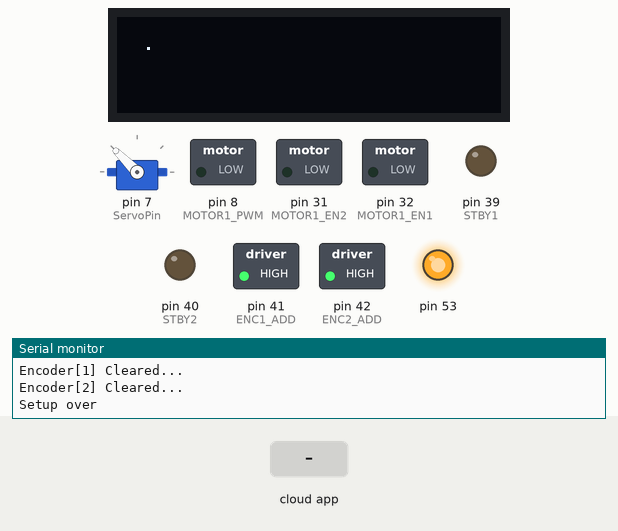
Bench run of a sketch on a simulated Arduino Mega 2560, built with avr-gcc and run on an emulated ATmega2560. Shown: 128×32 one-colour display, servo, switched loads named in the sketch (green lamp = pin HIGH), output pins drawn as LEDs (lit = HIGH), the last lines printed to the serial monitor. The inputs (shaded band) are chosen by the test bench. The ROS host is connected and sends only what is stated.

Above: at 3.4 s.
3.5 s: the phone or cloud app sets pub_dc to 0
At 4.1 s:
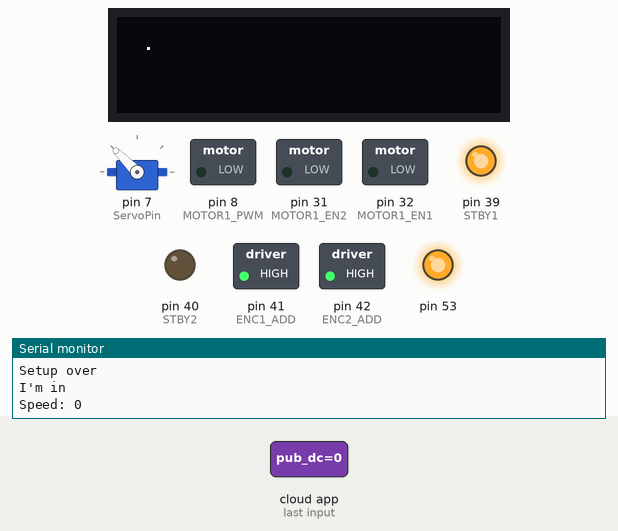
5.0 s: the phone or cloud app sets pub_servo to 0
At 6.2 s:
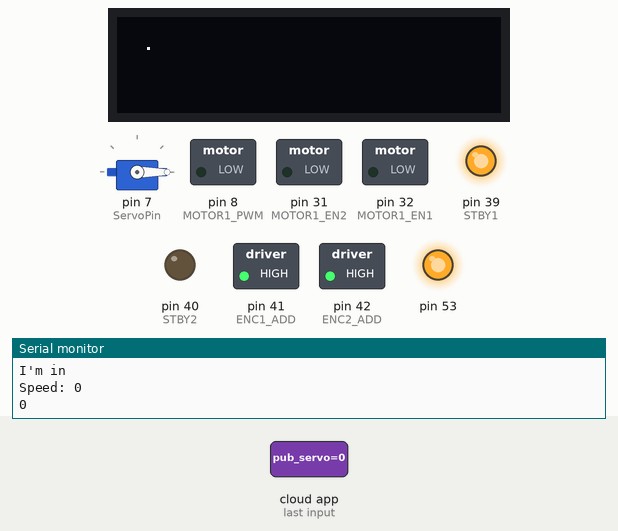
6.5 s: the phone or cloud app sets pub_dc to 45
At 7.5 s:
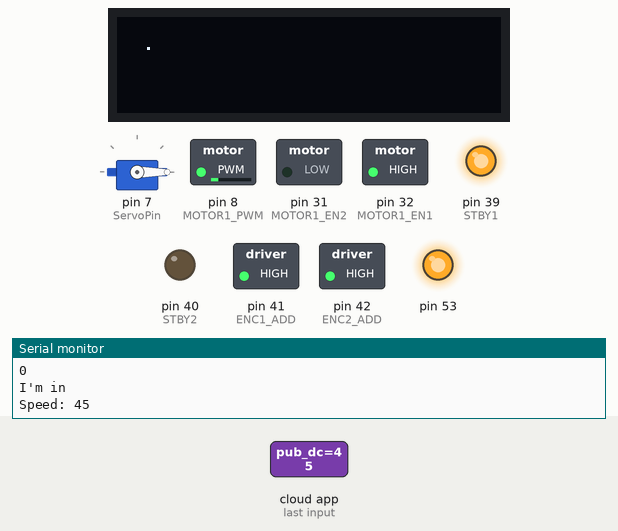
8.0 s: the phone or cloud app sets pub_servo to 45
At 8.7 s:
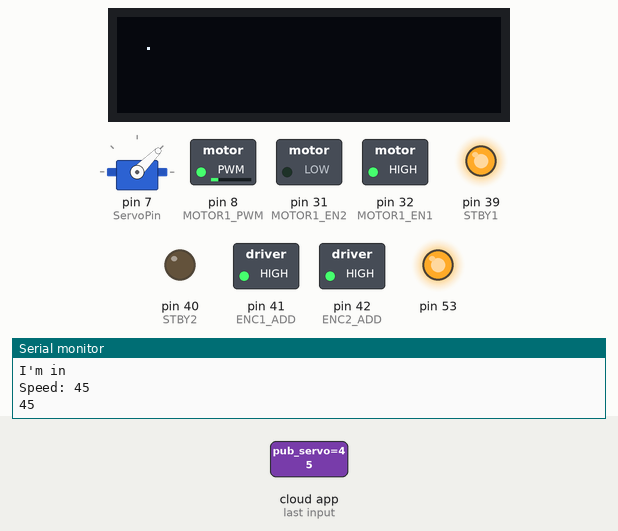
9.5 s: the phone or cloud app sets pub_dc to 90
At 9.8 s:
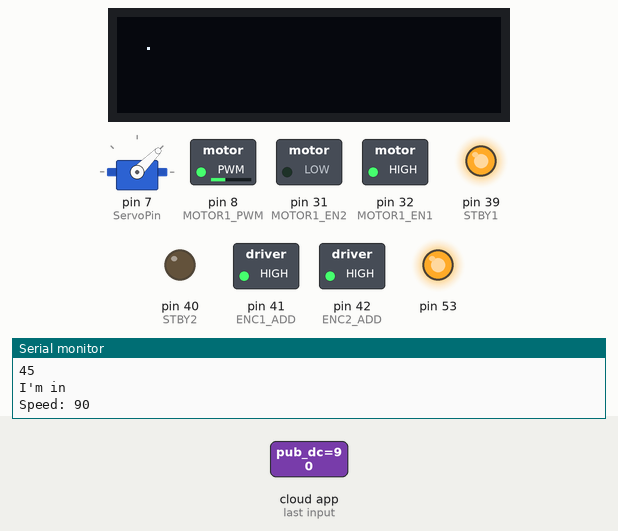
11.0 s: the phone or cloud app sets pub_servo to 90
At 12.1 s:
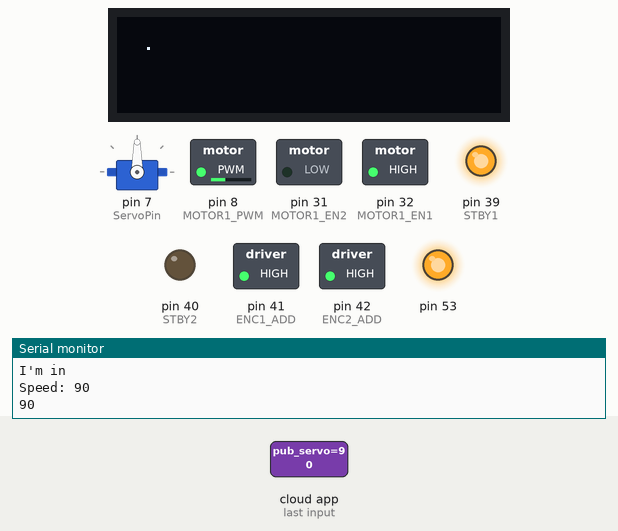
Timing chart, 0 to 13.5 s (numbered marks = the images above; inputs shaded):
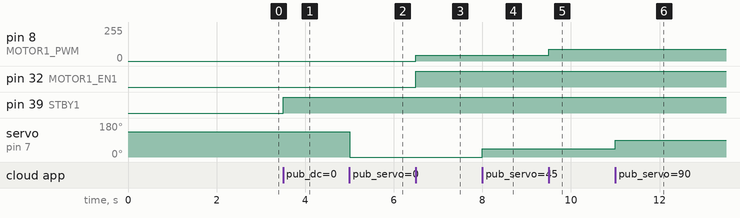

The sketch:

motor_control_2ch.ino
```cpp
#include <ros.h>
#include <SPI.h>
#include <Wire.h>
#include <Servo.h>
#include <Adafruit_GFX.h>
#include <Adafruit_SSD1306.h>
#include <std_msgs/UInt16.h>
#include <std_msgs/Int16.h>
ros::NodeHandle nh;

////////////////// Mini OLED Driver ////////////////////////
#define SCREEN_WIDTH 128 // OLED display width, in pixels
#define SCREEN_HEIGHT 32 // OLED display height, in pixels
// Declaration for an SSD1306 display connected to I2C (SDA, SCL pins)
// The pins for I2C are defined by the Wire-library.
// On an arduino UNO:       A4(SDA), A5(SCL)
// On an arduino MEGA 2560: 20(SDA), 21(SCL)
// On an arduino LEONARDO:   2(SDA),  3(SCL), ...
#define OLED_RESET     4 // Reset pin # (or -1 if sharing Arduino reset pin)
#define SCREEN_ADDRESS 0x3C ///< See datasheet for Address; 0x3D for 128x64, 0x3C for 128x32
Adafruit_SSD1306 display(SCREEN_WIDTH, SCREEN_HEIGHT, &Wire, OLED_RESET);
#define NUMFLAKES     10 // Number of snowflakes in the animation example
#define LOGO_HEIGHT   16
#define LOGO_WIDTH    16

/////////////////// Encoder Driver ////////////////////////
#define ENC1_ADD 41
#define ENC2_ADD 42
signed long encoder1count = 0;
signed long encoder2count = 0;

void initEncoders() {
  // Set slave selects as outputs
  pinMode(ENC1_ADD, OUTPUT);
  pinMode(ENC2_ADD, OUTPUT);

  // Raise select pins
  // Communication begins when you drop the individual select signsl
  digitalWrite(ENC1_ADD,HIGH);
  digitalWrite(ENC2_ADD,HIGH);

  SPI.begin();

  // Initialize encoder 1
  //    Clock division factor: 0
  //    Negative index input
  //    free-running count mode
  //    x4 quatrature count mode (four counts per quadrature cycle)
  // NOTE: For more information on commands, see datasheet
  digitalWrite(ENC1_ADD,LOW);        // Begin SPI conversation
  SPI.transfer(0x88);                       // Write to MDR0
  SPI.transfer(0x03);                       // Configure to 4 byte mode
  digitalWrite(ENC1_ADD,HIGH);       // Terminate SPI conversation
}

long readEncoder(int encoder_no){
  // Initialize temporary variables for SPI read
  unsigned int count_1, count_2, count_3, count_4;
  long count_value;

    digitalWrite(ENC1_ADD + encoder_no-1,LOW);      // Begin SPI conversation
   // digitalWrite(ENC4_ADD,LOW);      // Begin SPI conversation
    SPI.transfer(0x60);                     // Request count
    count_1 = SPI.transfer(0x00);           // Read highest order byte
    count_2 = SPI.transfer(0x00);
    count_3 = SPI.transfer(0x00);
    count_4 = SPI.transfer(0x00);           // Read lowest order byte
    digitalWrite(ENC1_ADD+encoder_no-1,HIGH);     // Terminate SPI conversation
    //digitalWrite(ENC4_ADD,HIGH);      // Begin SPI conversation
// Calculate encoder count
  count_value= ((long)count_1<<24) + ((long)count_2<<16) + ((long)count_3<<8 ) + (long)count_4;

  return count_value;
}


void clearEncoderCount(int encoder_no) {
  // Set encoder1's data register to 0
  digitalWrite(ENC1_ADD+encoder_no-1,LOW);      // Begin SPI conversation
  // Write to DTR
  SPI.transfer(0x98);
  // Load data
  SPI.transfer(0x00);  // Highest order byte
  SPI.transfer(0x00);
  SPI.transfer(0x00);
  SPI.transfer(0x00);  // lowest order byte
  digitalWrite(ENC1_ADD+encoder_no-1,HIGH);     // Terminate SPI conversation

  delayMicroseconds(100);  // provides some breathing room between SPI conversations

  // Set encoder1's current data register to center
  digitalWrite(ENC1_ADD+encoder_no-1,LOW);      // Begin SPI conversation
  SPI.transfer(0xE0);
  digitalWrite(ENC1_ADD+encoder_no-1,HIGH);     // Terminate SPI conversation
}


/////////////////// DC Motor Driver ////////////////////////
#define STBY1  39
#define STBY2  40

#define MOTOR1_EN1 32
#define MOTOR1_EN2 31
#define MOTOR1_PWM 8
int vel = 0;

void motor_control(int dir, int speed)
{
  digitalWrite(STBY1, HIGH);
  Serial.print("Speed: "); Serial.println(speed);
   switch(dir)
   {
      case  1: digitalWrite(MOTOR1_EN1, HIGH);
               digitalWrite(MOTOR1_EN2, LOW);
               analogWrite(MOTOR1_PWM, speed);
               break;
      case -1:
               digitalWrite(MOTOR1_EN1, LOW);
               digitalWrite(MOTOR1_EN2, HIGH);
               analogWrite(MOTOR1_PWM, -speed);
               break;
      case 0 :
               digitalWrite(MOTOR1_EN1, LOW);
               digitalWrite(MOTOR1_EN2, LOW);
               analogWrite(MOTOR1_PWM, 0);
               break;
      default :
               digitalWrite(MOTOR1_EN1, LOW);
               digitalWrite(MOTOR1_EN2, LOW);
               analogWrite(MOTOR1_PWM, 0);
               break;
   }
}


/////////////////// Servo Motor Driver ////////////////////////
Servo myservo;
const int ServoPin = 7;
#define NEURAL_ANGLE 135
#define LEFT_STEER_ANGLE  40
#define RIGHT_STEER_ANGLE -40
int deg = 135;   // initial deg
int dir = 0;
//
////DC Motor Command Subscriber
void DCcallback(const std_msgs::Int16& DCcmd){
  //nh.loginfo(DCcmd.data);
  Serial.println("I'm in");
  vel=DCcmd.data;

  if (vel > 0){
      dir = 1;
  }
  if (vel == 0){
      dir = 0;
  }
  if (vel < 0){
      dir = -1;
  }

  motor_control(dir, int(min(abs(vel), 255)));
//  delay(1);
}
ros::Subscriber<std_msgs::Int16> sub1("pub_dc", &DCcallback);

////Servo Motor Command Subscriber
void Servocallback(const std_msgs::UInt16& Servocmd){
  //nh.loginfo(Servocmd.data);
  deg=Servocmd.data;
  Serial.println(deg);
  myservo.write(int(deg));
  //delay(1);
}
ros::Subscriber<std_msgs::UInt16> sub2("pub_servo", &Servocallback);

void setup()
{
  // put your setup code here, to run once:

  nh.loginfo("subscribe_node");
  nh.initNode();
  nh.subscribe(sub1);
  nh.subscribe(sub2);

  // SSD1306_SWITCHCAPVCC = generate display voltage from 3.3V internally
  if(!display.begin(SSD1306_SWITCHCAPVCC, SCREEN_ADDRESS)) {
    Serial.println(F("SSD1306 allocation failed"));
    for(;;); // Don't proceed, loop forever
  }
  //display.display();
  //delay(2000); // Pause for 2 seconds

  // Clear the buffer
  display.clearDisplay();

  display.drawPixel(10, 10, SSD1306_WHITE);
  display.display();
  delay(2000); // Pause for 2 seconds

  Serial.begin(115200);      // Serial com for data output
  //Wire.begin(5);    // I2C bus  #5
  //Wire.onRequest(requestEvent); // register events
  //Wire.onReceive(receiveEvent);
  initEncoders();       Serial.println("Encoders Initialized...");
  clearEncoderCount(1);  Serial.println("Encoder[1] Cleared...");
  clearEncoderCount(2);  Serial.println("Encoder[2] Cleared...");

  pinMode(STBY1, OUTPUT); pinMode(STBY2, OUTPUT);
  pinMode(MOTOR1_EN1, OUTPUT);   pinMode(MOTOR1_EN2, OUTPUT);   pinMode(MOTOR1_PWM, OUTPUT);

  myservo.attach(ServoPin);
  myservo.write(NEURAL_ANGLE);

  delay(200);
  //motor1_control(-1, 30);
  //motor2_control(-1, 30);
  //motor3_control(-1, 30);
  //motor4_control(-1, 30);
  Serial.println("Setup over");
}

int loop_num = 0;
void loop() {
  // put your main code here, to run repeatedly:

//   encoder1count = readEncoder(1);  encoder2count = readEncoder(2);
//   Serial.print("Enc1: "); Serial.print(encoder1count); Serial.print(" ");
//   Serial.print("Enc2: "); Serial.println(encoder2count);
  nh.spinOnce();
  //delay(1000);
   /*
   // forward
   motor1_control(1, 100);
   myservo.write(NEURAL_ANGLE);
   delay(1000);
   // stop
   motor1_control(0, 100);
   myservo.write(NEURAL_ANGLE + LEFT_STEER_ANGLE);
   delay(1000);
   // backward
   motor1_control(-1, 100);
   myservo.write(NEURAL_ANGLE + RIGHT_STEER_ANGLE);
   delay(1000);
   */

  /* motor1_control(-1, 100);
   delay(1000);
   motor1_control(1, 250);
   delay(1000);
    motor1_control(0, 100);
   delay(1000);
   */
}
```

Measured:
- after the input at 3.5 s, pin 39 (STBY1): LOW → HIGH at once
- after the input at 5.0 s, servo on pin 7 (ServoPin): 135° → 0° at once
- after the input at 6.5 s, pin 8 (MOTOR1_PWM): 0/255 → 45/255 at once; pin 32 (MOTOR1_EN1): LOW → HIGH at once
- after the input at 8.0 s, servo on pin 7 (ServoPin): 0° → 45° at once
- after the input at 9.5 s, pin 8 (MOTOR1_PWM): 45/255 → 90/255 at once
- after the input at 11.0 s, servo on pin 7 (ServoPin): 45° → 90° at once
